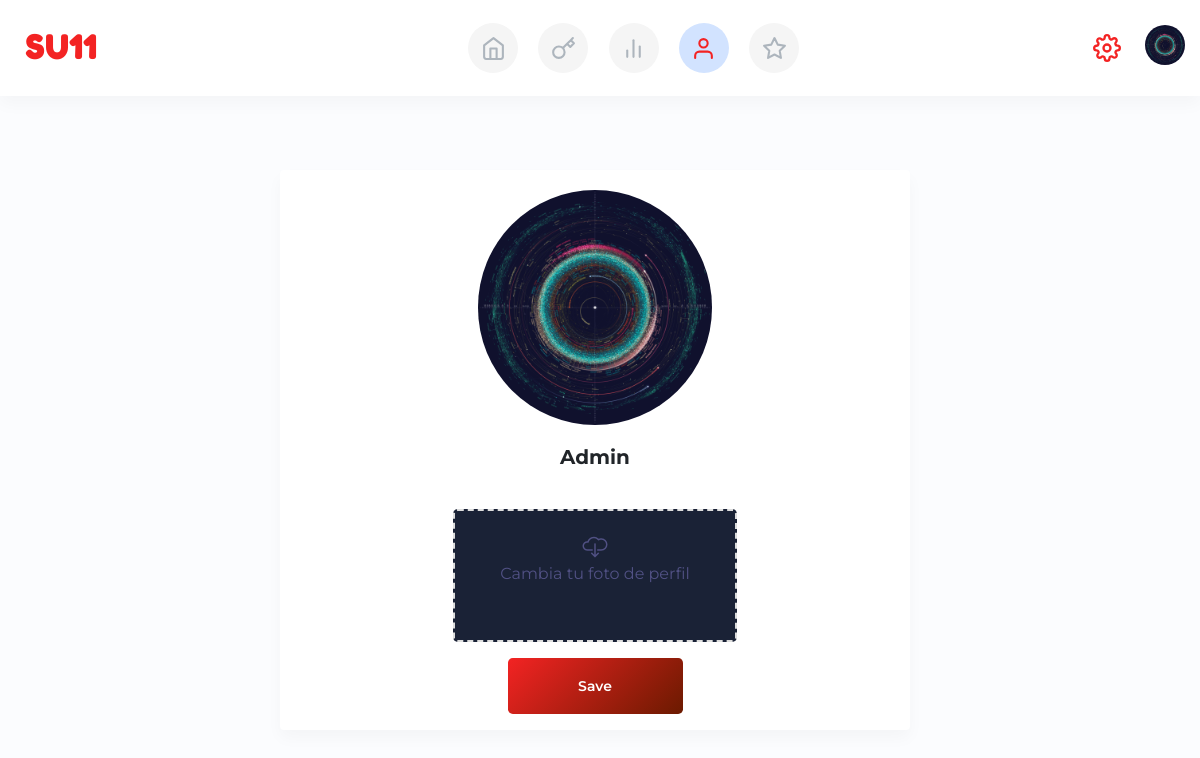
Page /account/profile/ (signed in) on the committed database.
### accounts/models.py (models this page shows, shortened)
class CustomUser(AbstractUser):
    full_name = models.CharField(max_length=50)
    is_vip = models.BooleanField(default=False)
    profile_picture = models.ImageField(upload_to='profile_pics/', blank=True, null=True)
    description = models.TextField(blank=True, max_length=255)
    is_online = models.BooleanField(default=False)
    is_verified = models.BooleanField(default=False)
    score = models.IntegerField(default=0)

### accounts/views.py (the view)
# urls.py: path('profile/', views.edit_profile, name='edit_profile'),
def edit_profile(request):
    if request.method == 'POST':
        form = ProfileEditForm(request.POST, request.FILES, instance=request.user)
        if form.is_valid():
            form.save()
            messages.success(request, 'Tu foto de perfil se actualizó correctamente.')
            return redirect('edit_profile')  # Reemplaza 'profile' con el nombre de tu vista de perfil.
        else:
            messages.error(request, 'Hubo un error al actualizar tu foto de perfil. Por favor, inténtalo de nuevo.')
    else:
        form = ProfileEditForm(instance=request.user)
    context = {
        'active_page': 'profile',
        'form': form
    }
    return render(request, 'account/profile.html', context)

### templates/account/profile.html (shortened to what this page needs)
{% extends "base.html" %}
{% block content %}
<div class="middle-wrap d-flex justify-content-between align-items-center">
    <div class="card w-100 border-0 bg-white shadow-xs p-0">
        <div class="card-body p-3 w-100 border-0 ">
            <div class="row justify-content-center">
                <div class="card-body d-block p-0 text-center">
                    <div class="row ps-2 pe-2">
                        <div class="col-xs-4 col-sm-3 p-1"></div>
                        <div class="col-xs-4 col-sm-6 p-1"><img src="{{user.profile_picture.url}}" class="rounded-circle w-75" alt="image"></div>
                        <div class="col-xs-4 col-sm-3 p-1"></div>
                    </div>
                    <h2 class="fw-700 font-sm text-grey-900 mt-3 mb-4">{{user.username|title}}</h2>
                </div>
            </div>
            <form id="profileForm" method="post" enctype="multipart/form-data">
                <div class="row">
                    <div class="col-lg-12 mb-3">
                        <div class="card mt-3 border-0">
                            <div class="card-body d-flex justify-content-between align-items-end p-0">
                                <div class="form-group mb-0 w-100">
                                    <div class="row justify-content-center">
                                        <div class="col-xs-12 col-sm-6">
                                            <label for="id_profile_picture" class="rounded-3 text-center theme-dark btn-tertiary js-labelFile p-4 w-100 border-dashed">
                                                <i class="ti-cloud-down font-lg d-block"></i>
                                                <span class="js-fileName">Cambia tu foto de perfil</span>
                                            </label>
                                        </div>
                                    </div>
                                </div>
                            </div>
                        </div>
                    </div>
                    <div class="col-lg-12 d-flex justify-content-center">
                        <button type="submit" class="bg-primary-gradiant text-center text-white font-xsss fw-600 p-3 w175 rounded-3 border-0 d-inline-block">Save</button>
                    </div>
                </div>
            </form>
        </div>
    </div>
</div>
{% endblock content %}

### templates/base.html (shortened to what this page needs)
{% load static %}
<!DOCTYPE html>
<html lang="en">
<head>
    <link rel="stylesheet" href="{% static 'css/themify-icons.css' %}">
    <link rel="stylesheet" href="{% static 'css/style.css' %}">
    <link rel="stylesheet" href="{% static 'css/emoji.css' %}">
    <link rel="stylesheet" href="https://cdnjs.cloudflare.com/ajax/libs/OwlCarousel2/2.3.4/assets/owl.carousel.min.css" />
    <link rel="stylesheet" href="https://cdnjs.cloudflare.com/ajax/libs/OwlCarousel2/2.3.4/assets/owl.theme.default.css" />
</head>
<body class="color-theme-red mont-font">
    <div class="main-wrapper">
        <div class="nav-header bg-white shadow-xs border-0">
            <div class="nav-top">
                <a href="{% url 'index' %}">
                    <span class="d-inline-block fredoka-font ls-3 fw-600 text-current font-xxl logo-text mb-0">SU11</span>
                </a>
            </div>
            <div class="mx-auto">
                <a href="{% url 'index' %}" class="p-2 text-center ms-3 menu-icon center-menu-icon">
                    <span class="{% if active_page == 'index' %} alert-primary text-current {% else %} bg-greylight text-grey-500 {% endif %} btn-round-lg theme-dark-bg">
                        <i width="25px" height="25px" data-feather="home"></i>
                    </span>
                </a>
                <a href="{% url 'challenges' %}" class="p-2 text-center ms-0 menu-icon center-menu-icon">
                    <span class="{% if active_page == 'challenges' %} alert-primary text-current {% else %} bg-greylight text-grey-500 {% endif %} btn-round-lg theme-dark-bg">
                        <i width="25px" height="25px" data-feather="key"></i>
                    </span>
                </a>
                <a href="{% url 'ranking' %}" class="p-2 text-center ms-0 menu-icon center-menu-icon">
                    <span class="{% if active_page == 'ranking' %} alert-primary text-current {% else %} bg-greylight text-grey-500 {% endif %} btn-round-lg theme-dark-bg">
                        <i width="25px" height="25px" data-feather="bar-chart-2"></i>
                    </span>
                </a>
                <a href="{% url 'edit_profile' %}" class="p-2 text-center ms-0 menu-icon center-menu-icon">
                    <span class="{% if active_page == 'profile' %} alert-primary text-current {% else %} bg-greylight text-grey-500 {% endif %} btn-round-lg theme-dark-bg">
                        <i width="25px" height="25px" data-feather="user"></i>
                    </span>
                </a>
                <a href="" class="p-2 text-center ms-0 menu-icon center-menu-icon">
                    <span class="{% if active_page == 'star' %} alert-primary text-current {% else %} bg-greylight text-grey-500 {% endif %} btn-round-lg theme-dark-bg">
                        <i width="25px" height="25px" data-feather="star"></i>
                    </span>
                </a>
            </div>
            <div class="p-2 text-center nav-ms-10 position-relative dropdown-menu-icon menu-icon cursor-pointer">
                <span class="animation-spin d-inline-block text-current">
                    <i width="28px" height="28px" data-feather="settings"></i>
                </span>
            </div>
            <a href="#" class="p-0 ms-3 menu-icon" id="dropdownMenuProfile" data-bs-toggle="dropdown" aria-expanded="false"><img src="{{user.profile_picture.url}}" alt="user" class="w40 mt--1 rounded-circle"></a>
        </div>
        <div class="main-content d-flex justify-content-between align-items-center">
            <div class="middle-sidebar-bottom">
                <div class="middle-sidebar-left">
                    {% block content %} {% endblock content%}
                </div>
            </div>
        </div>
</body>
</html>

### rows in the picture
CustomUser: profile_picture (picture), username "Admin"
